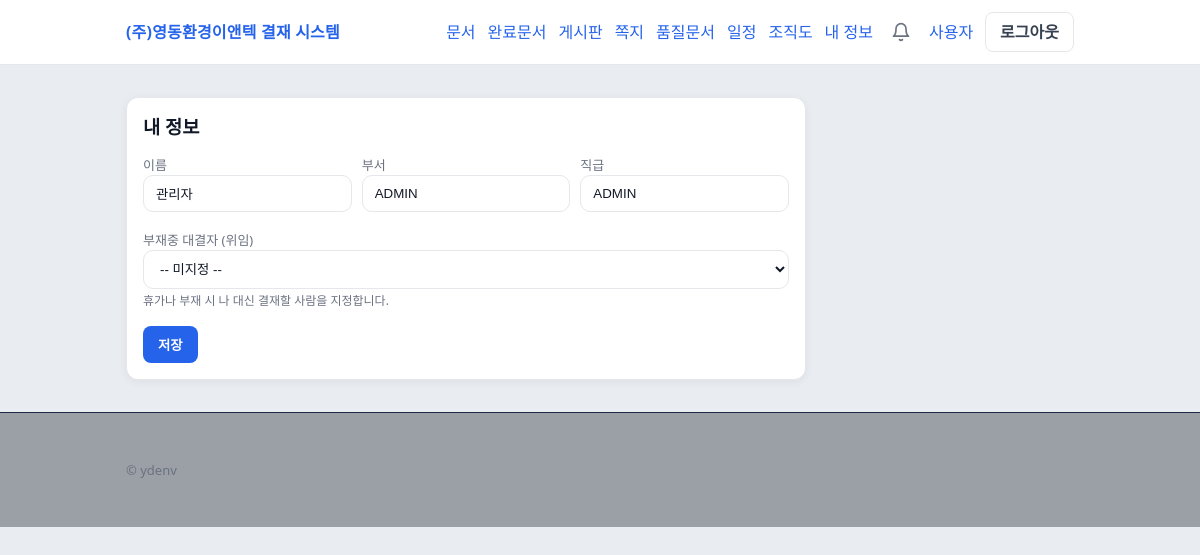
The page /me (signed in) on the database its author committed.
### app/main.py (models this page shows)
class User(Base):
    __tablename__ = "users"
    id = Column(Integer, primary_key=True)
    username = Column(String(80), unique=True, index=True, nullable=False)
    name = Column(String(120), nullable=False, default="")
    dept = Column(String(120), nullable=False, default="")
    grade = Column(String(120), nullable=False, default="")
    is_admin = Column(Boolean, nullable=False, default=False)
    is_active = Column(Boolean, nullable=False, default=True)
    delegate_id = Column(Integer, ForeignKey("users.id"), nullable=True)
    password_hash = Column(String(255), nullable=False)
    must_change_pw = Column(Boolean, nullable=False, default=True)
    created_at = Column(DateTime(timezone=True), nullable=False, default=now)

### app/main.py (the view)
@app.get("/me", response_class=HTMLResponse)
def me_view(request: Request, user: User = Depends(get_current_user)):
    return templates.TemplateResponse("me.html", {"request": request, "user": user})

### app/templates/me.html (shortened to what this page needs)
{% extends "base.html" %}
{% block content %}
<div class="card" style="max-width:680px;">
  <h3>내 정보</h3>
  <form method="post" action="/me">
    <div class="row">
      <div style="flex:1; min-width:200px;">
        <label>이름</label>
        <input name="name" value="{{ user.name }}">
      </div>
      <div style="flex:1; min-width:200px;">
        <label>부서</label>
        <input name="dept" value="{{ user.dept }}">
      </div>
      <div style="flex:1; min-width:200px;">
        <label>직급</label>
        <input name="grade" value="{{ user.grade }}">
      </div>
    </div>
    <div style="margin-top:16px;">
      <label>부재중 대결자 (위임)</label>
      <select name="delegate_id">
        <option value="">-- 미지정 --</option>
      </select>
      <div class="muted" style="margin-top:4px; font-size:12px;">휴가나 부재 시 나 대신 결재할 사람을 지정합니다.</div>
    </div>
    <div style="margin-top:16px;">
      <button class="btn" type="submit">저장</button>
    </div>
  </form>
</div>
{% endblock %}

### app/static/style.css (style rules this page uses)
:root { --bg:#0b1220; --card:#0f1a2b; --card2:#101f34; --text:#e8eefc; --muted:#a7b4d6; --line:#1c2b45; --accent:#6aa3ff; --danger:#ff6a6a; --ok:#5fe3a1; }
* { box-sizing:border-box }
body { margin:0; font-family: ui-sans-serif, system-ui, -apple-system, Segoe UI, Roboto, "Noto Sans KR", "Apple SD Gothic Neo", sans-serif; background: radial-gradient(1200px 600px at 20% 0%, #13284a 0%, var(--bg) 55%, #070b13 100%); color:var(--text); }
.card { background: linear-gradient(180deg, rgba(255,255,255,.04), rgba(255,255,255,.02)); border:1px solid var(--line); border-radius:16px; padding:16px; box-shadow: 0 12px 30px rgba(0,0,0,.25); }
.row { display:flex; gap:10px; align-items:center; flex-wrap:wrap }
.muted { color:var(--muted) }
.btn { display:inline-flex; align-items:center; justify-content:center; gap:8px; padding:9px 12px; border-radius:12px; border:1px solid rgba(255,255,255,.12); background: rgba(255,255,255,.06); color:var(--text); cursor:pointer; }
input, textarea, select { width:100%; padding:10px 12px; border-radius:12px; border:1px solid rgba(255,255,255,.12); background: rgba(0,0,0,.25); color: var(--text); outline:none; }
label { font-size:13px; color:var(--muted) }
.btn { display:inline-block;padding:8px 12px;border-radius:10px;border:1px solid #e5e7eb;background:white;color:#111827;text-decoration:none; }
.card { background:white;border:1px solid #eee;border-radius:16px;padding:16px;box-shadow:0 1px 3px rgba(0,0,0,.04); }
.row { display:flex;gap:10px; }
.muted { color:#6b7280;font-size:13px; }

### app/templates/base.html (style rules this page uses)
:root { --bg:#e9edf2; --card:#ffffff; --text:#111827; --muted:#6b7280; --border:#e5e7eb; --primary:#2563eb; --primary-hover:#1d4ed8; --danger:#dc2626; --danger-hover:#b91c1c; --input:#ffffff; }
* { box-sizing:border-box }
body { margin:0; background:var(--bg); color:var(--text); font-family: system-ui, -apple-system, Segoe UI, Roboto, Apple SD Gothic Neo, "Noto Sans KR", sans-serif; line-height:1.4; }
.card { background:var(--card); border:1px solid var(--border); border-radius:12px; padding:16px; box-shadow: 0 2px 8px rgba(0,0,0,.06); }
h1,h2,h3 { margin:0 0 12px 0 }
.muted { color:var(--muted) }
input, select, textarea { width:100%; padding:10px 12px; border:1px solid var(--border); border-radius:10px; background:var(--input); color:var(--text); outline:none; }
.btn { display:inline-flex; align-items:center; justify-content:center; gap:8px; padding:10px 14px; border-radius:10px; border:1px solid transparent; background:var(--primary); color:#fff; cursor:pointer; font-weight:600; }
.btn { display:inline-flex; align-items:center; justify-content:center; padding:8px 14px; border-radius:8px; border:1px solid transparent; font-weight:600; cursor:pointer; }

### rows shown on the page
User: name "관리자", dept "ADMIN", grade "ADMIN"
